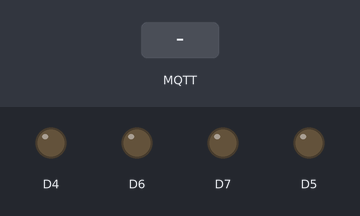
Recording of a sketch running on a simulated ESP8266 (NodeMCU). Parts: output pins drawn as LEDs (lit = HIGH). The inputs (shaded band) are chosen by the test bench. WiFi joins after 1.5 s; servers stay silent unless stated; random numbers use the default seed unless the sketch sets one; no MQTT or app messages arrive unless stated; what the sketch prints to the serial monitor is not drawn.

Above: at 2.7 s.
2.8 s: MQTT message "A1B" arrives on the first subscribed topic
At 3.3 s:
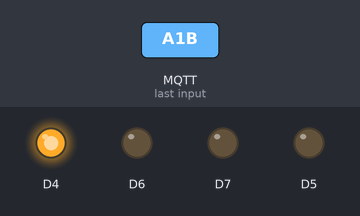
4.3 s: MQTT message "C1D" arrives on the first subscribed topic
At 5.5 s:
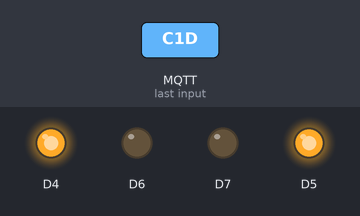
5.8 s: MQTT message "A0B" arrives on the first subscribed topic
At 6.8 s:
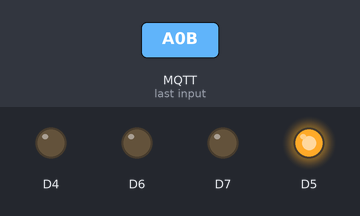
7.3 s: MQTT message "E1F" arrives on the first subscribed topic
At 7.9 s:
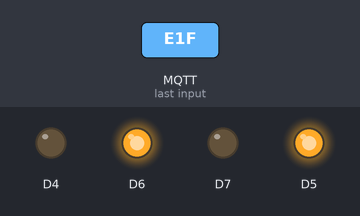
8.8 s: MQTT message "G1H" arrives on the first subscribed topic
At 9.1 s:
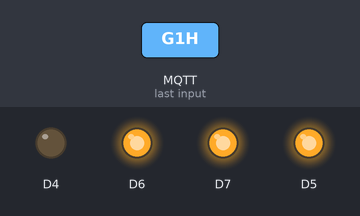
10.3 s: MQTT message "C0D" arrives on the first subscribed topic
At 11.4 s:
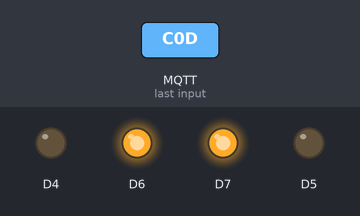
Timing chart, 0 to 12.8 s (numbered marks = the images above; inputs shaded):
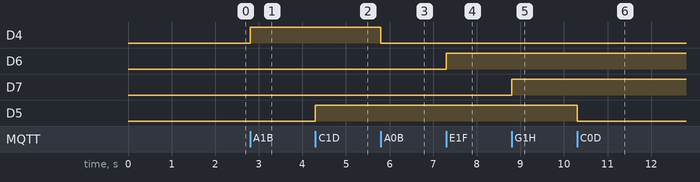

Measured:
- after the input at 2.8 s, D4: LOW → HIGH at once
- after the input at 4.3 s, D5: LOW → HIGH at once
- after the input at 5.8 s, D4: HIGH → LOW at once
- after the input at 7.3 s, D6: LOW → HIGH at once
- after the input at 8.8 s, D7: LOW → HIGH at once
- after the input at 10.3 s, D5: HIGH → LOW at once

The sketch:

demoMQTT.ino
```cpp
#include <ESP8266WiFi.h>
#include <PubSubClient.h>
// Cập nhật thông tin
// Thông tin về wifi
#define ssid "WIFi bỊ nhiễm virut"//"WIFi bỊ nhiễm virut"
#define password "minhdien04"//"minhdien04"
// Thông tin về MQTT Broker
#define mqtt_server "18.213.193.98"
#define mqtt_user ""
#define mqtt_pwd ""
const uint16_t mqtt_port = 1883;

String mqtt_topic_pub = "hungthinhhaui/maylanh";
String mqtt_topic_sub = "hungthinhhaui/quat";

WiFiClient espClient;
PubSubClient client(espClient);

long lastMsg = 0;
char msg[50];
int value = 0;

String Data = "";
String ChuoiSendWebJson = "";
float nhietdo = 0;

unsigned long last = 0, bien = 0;

int trangthairelay1 = 0;
int trangthairelay2 = 0;
int trangthairelay3 = 0;
int trangthairelay4 = 0;


void setup() {
  Serial.begin(9600);
  pinMode(D4, OUTPUT);
  pinMode(D5, OUTPUT);
  pinMode(D6, OUTPUT);
  pinMode(D7, OUTPUT);

  setup_wifi();
  client.setServer(mqtt_server, mqtt_port);
  client.setCallback(callback);
}
// Hàm kết nối wifi
void setup_wifi() {
  delay(10);
  Serial.println();
  Serial.print("Connecting to ");
  Serial.println(ssid);
  WiFi.begin(ssid, password);
  while (WiFi.status() != WL_CONNECTED) {
    delay(500);
    Serial.print(".");
  }
  Serial.println("");
  Serial.println("WiFi connected");
  Serial.println("IP address: ");
  Serial.println(WiFi.localIP());
}
// Hàm call back để nhận dữ liệu
void callback(char* topic, byte* payload, unsigned int length)
{

  for (int i = 0; i < length; i++)
  {
    Data += (char)payload[i]; // abcde
  }
  Serial.print("Data nhận = ");
  Serial.println(Data);

  if (Data.indexOf("A0B") >= 0)
  {
    Serial.println("OFF thiết bị 1");
    digitalWrite(D4,LOW);
    trangthairelay1 = 0;
  }
  else if (Data.indexOf("A1B") >= 0)
  {
    Serial.println("ON thiết bị 1");
    digitalWrite(D4,HIGH);
    trangthairelay1 = 1;
  }

  if (Data.indexOf("C0D") >= 0)
  {
    Serial.println("OFF thiết bị 2");
    trangthairelay2 = 0;
    digitalWrite(D5,LOW);
  }
  else if (Data.indexOf("C1D") >= 0)
  {
    Serial.println("ON thiết bị 2");
    trangthairelay2 = 1;
    digitalWrite(D5,HIGH);
  }
  else if (Data.indexOf("E0F") >= 0)
  {
    Serial.println("OFF thiết bị 3");
    trangthairelay3 = 0;
    digitalWrite(D6,LOW);
  }
  else if (Data.indexOf("E1F") >= 0)
  {
    Serial.println("ON thiết bị 3");
    trangthairelay3 = 1;
    digitalWrite(D6,HIGH);
  }
  else if (Data.indexOf("G0H") >= 0)
  {
    Serial.println("OFF thiết bị 4");
    trangthairelay4 = 0;
    digitalWrite(D7,LOW);
  }
  else if (Data.indexOf("G1H") >= 0)
  {
    Serial.println("ON thiết bị 4");
    trangthairelay4 = 1;
    digitalWrite(D7,HIGH);
  }
  Data = "";

}

void reconnect()
{

  while (!client.connected())
  {
    String clientId = String(random(0xffff), HEX);
    if (client.connect(clientId.c_str(), mqtt_user, mqtt_pwd))
    {
      Serial.println("Connected MQTT ngoinhaiot.com");
      client.subscribe(mqtt_topic_sub.c_str());
      digitalWrite(16, HIGH);
    }
    else
    {
      Serial.println("Không thể kết nối MQTT ngoinhaiot.com");
      digitalWrite(16, LOW);
      delay(5000);
    }
  }
}
void loop() {
  // Kiểm tra kết nối
  if (!client.connected()) {
    reconnect();
  }
  client.loop();
  // Sau mỗi 2s sẽ thực hiện publish dòng hello world lên MQTT broker
  long now = millis();
  if (now - lastMsg > 500) {
    SendDataMQTT(String(trangthairelay1), String(trangthairelay2), String(trangthairelay3), String(trangthairelay4) );
    lastMsg = now;
  }
}
void SendDataMQTT(String relay1 ,  String relay2 , String relay3 ,  String relay4 )
{
  // JSON
  ChuoiSendWebJson = "";
  ChuoiSendWebJson = "{\"relay1\":\"" + String(relay1) + "\"," +
                     "\"relay2\":\"" + String(relay2) + "\"," +
                     "\"relay3\":\"" + String(relay3) + "\"," +
                     "\"relay4\":\"" + String(relay4) + "\"}";

  Serial.print("ChuoiSendWebJson:");
  Serial.println(ChuoiSendWebJson);

  // gửi về server
  client.publish(mqtt_topic_pub.c_str(), ChuoiSendWebJson.c_str()); // => .c_str()
}
```
